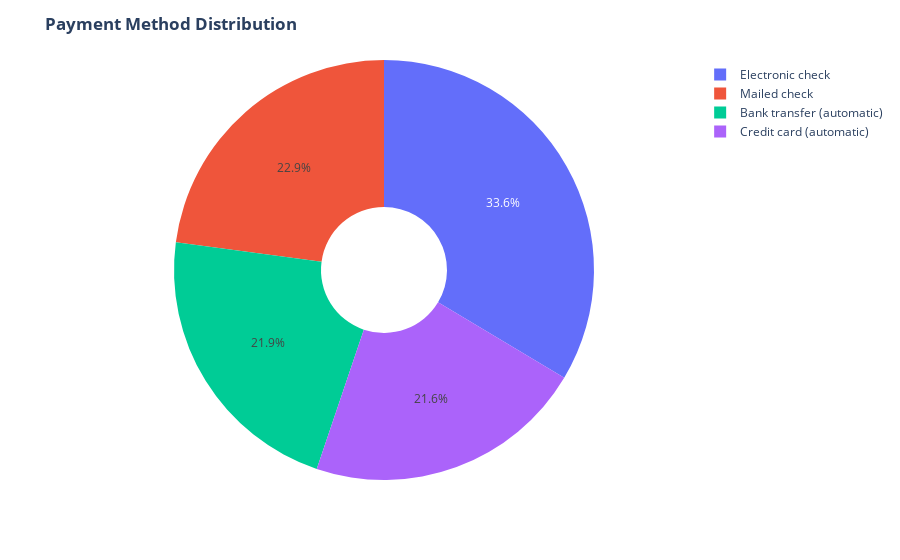

The notebook cell saved with this chart:
### Code cell
# then we make a pie chart with these values

fig = px.pie(cust_data, values=values, names=labels , hole=.3)
fig.update_layout(title_text="<b>Payment Method Distribution</b>")
fig.show()

### Figure 1 — Plotly figure (JSON) as saved in the notebook; plotly's stock layout.template omitted (floating-point values rounded to 4 significant figures)
{"data": [{"domain": {"x": [0, 1], "y": [0, 1]}, "hole": 0.3, "hovertemplate": "label=%{label}<br>value=%{value}<extra></extra>", "labels": ["Electronic check", "Mailed check", "Bank transfer (automatic)", "Credit card (automatic)"], "legendgroup": "", "name": "", "showlegend": true, "type": "pie", "values": [2365, 1612, 1544, 1522]}], "layout": {"legend": {"tracegroupgap": 0}, "margin": {"t": 60}, "title": {"text": "<b>Payment Method Distribution</b>"}}}
